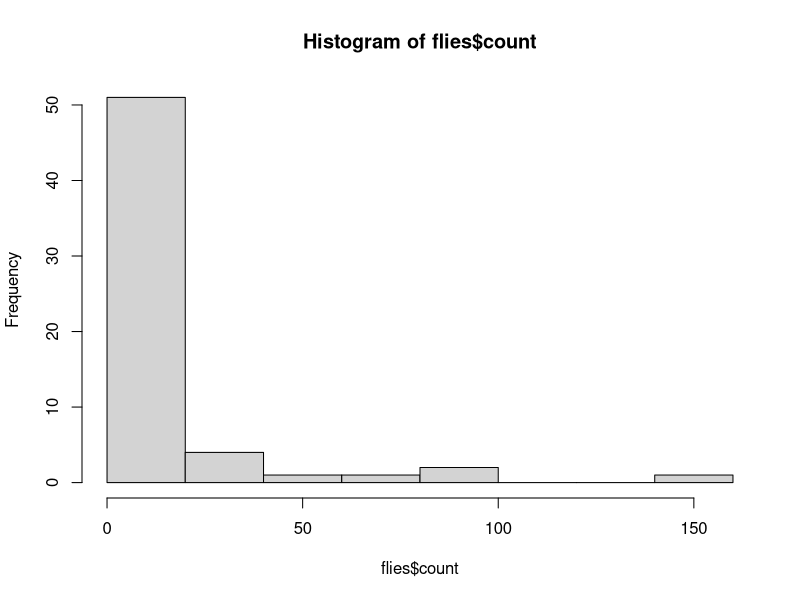
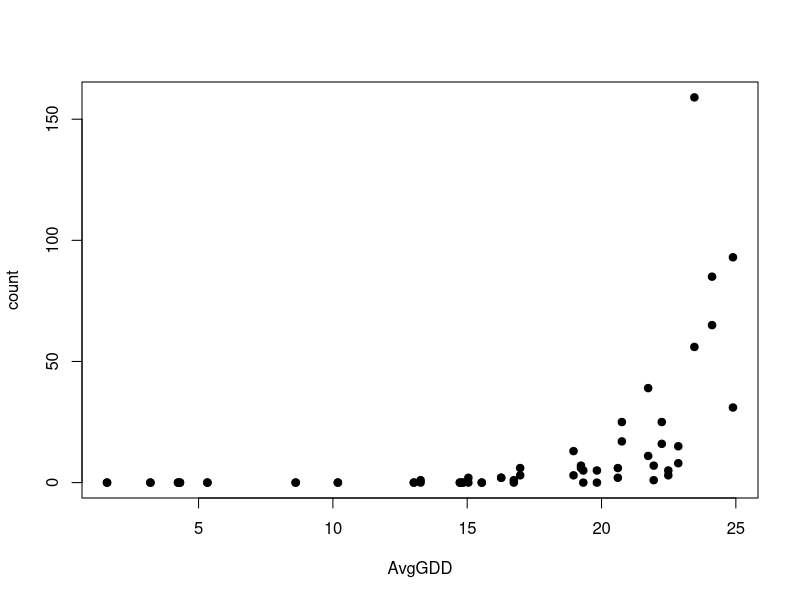
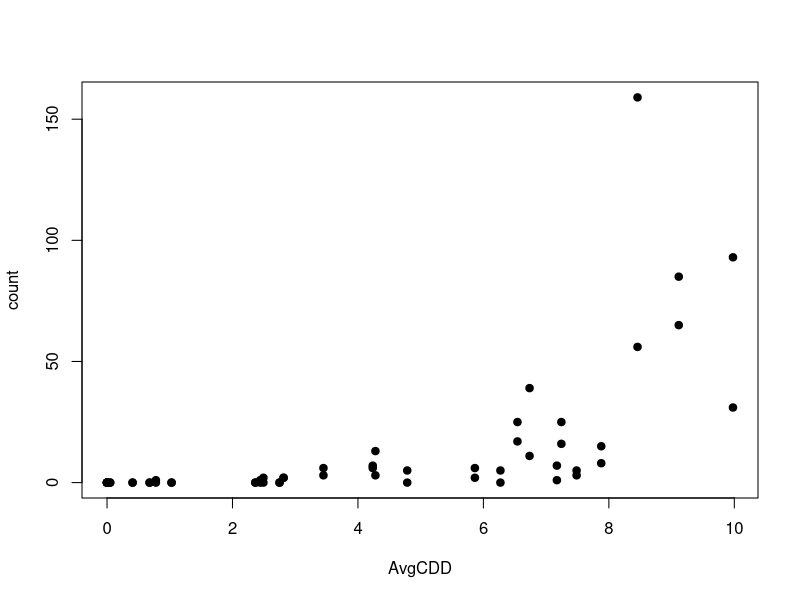
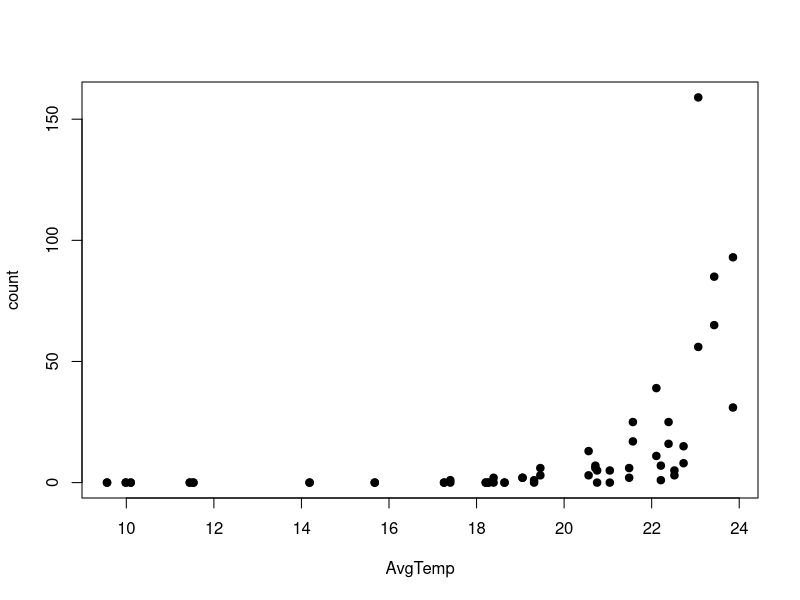
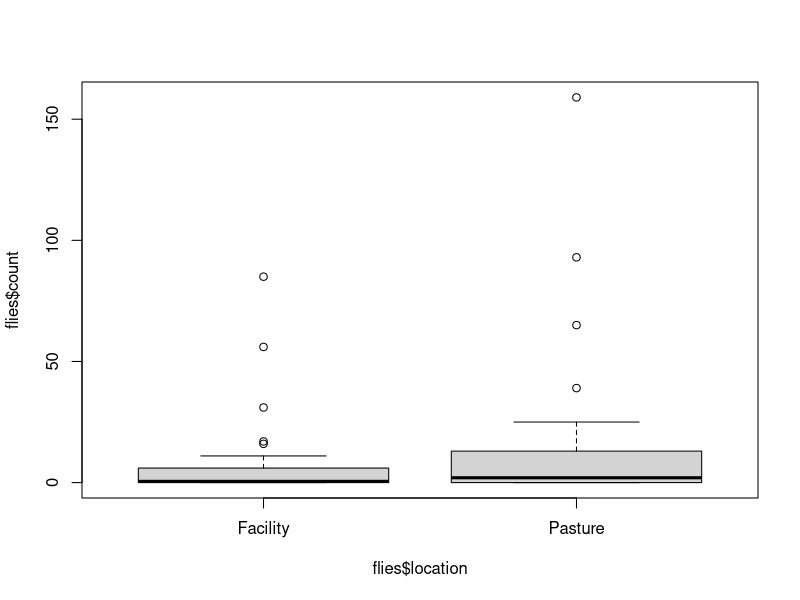
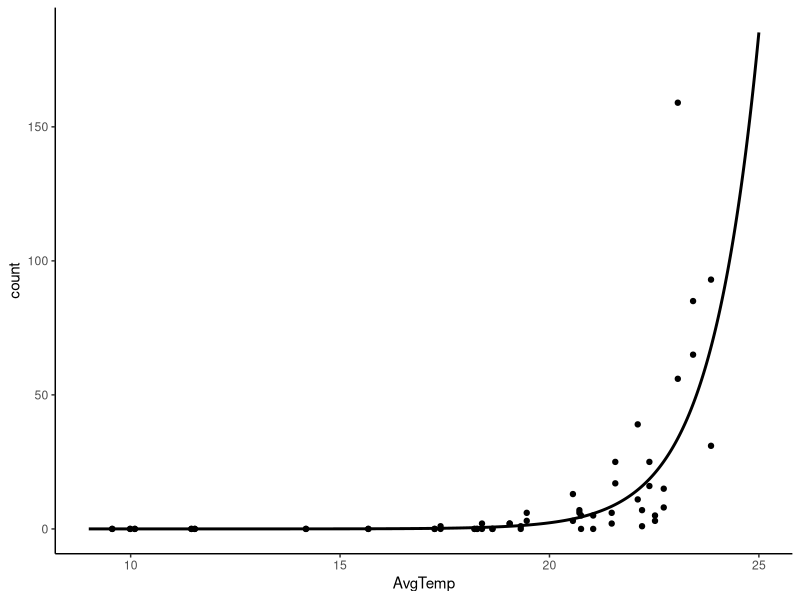
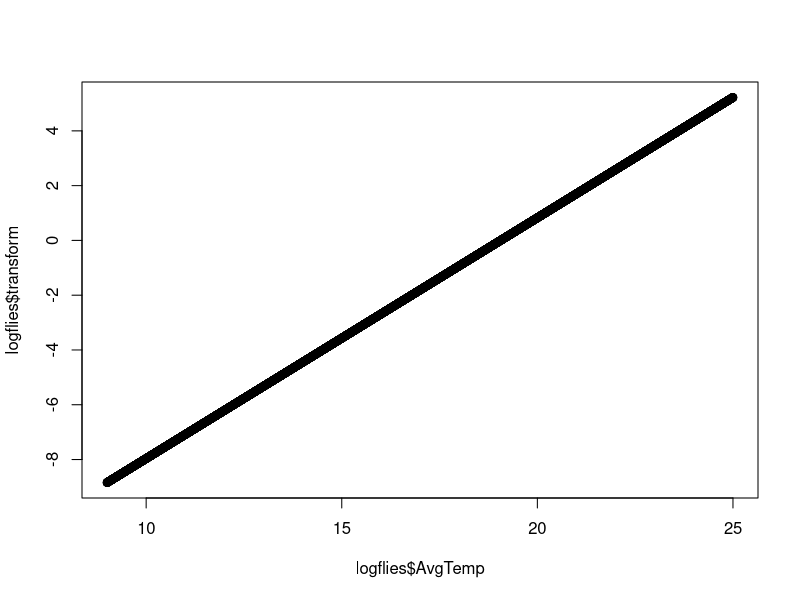

Source code (R) for these figures, in order:

library(readxl)
flies <- read_excel("taban_Collection_Data.xlsx", sheet = "count_data")

View(flies)

#factorize categorical data
flies$rep <- as.factor(flies$rep)
flies$site <- as.factor(flies$site)
flies$location <- as.factor(flies$location)

summary(flies)


library(tidyverse)

#means and sd when grouped by study site
flies %>% group_by(site) %>%
  summarise(meanC = mean(count),
            sdC = sd(count))

#means and sd when grouped by trap placement location
flies %>% group_by(location) %>%
  summarise(meanC = mean(count),
            sdC = sd(count))

flies %>% ungroup()


#histogram of all observations
hist(flies$count)


#plot of count vs temp predictors----

plot(count ~ AvgGDD, data = flies, pch = 19)
plot(count ~ AvgCDD, data = flies, pch = 19)
plot(count ~ AvgTemp, data = flies, pch = 19)



#boxplot of count vs trap placement location
boxplot(flies$count ~ flies$location)

##test models----

fliesGDD_poisson <- glm(formula = count ~ AvgGDD + location, family = poisson(link = "log"),
                        data = flies)
summary(fliesGDD_poisson)

fliesTemp_poisson <- glm(formula = count ~ AvgTemp + location, family = poisson(link = "log"),
                        data = flies)
summary(fliesTemp_poisson)

fliesCDD_poisson <- glm(formula = count ~ AvgCDD + location, family = poisson(link = "log"),
                         data = flies)
summary(fliesCDD_poisson)

#looks like Avg Temperature gives the best AIC here

##should check dispersion----

library(AER)

deviance(fliesTemp_poisson)/fliesTemp_poisson$df.residual

dispersiontest(fliesTemp_poisson)
dispersiontest(fliesGDD_poisson)
dispersiontest(fliesCDD_poisson)

###better fit a NBin model----

library(MASS)

fliesTemp_negbin <- glm.nb(formula = count ~ AvgTemp + location,
                           data = flies)
summary(fliesTemp_negbin)

###and test for zero-inflation----

library(pscl)

fliesTemp_ZINB <- zeroinfl(count ~ AvgTemp + location, data = flies, dist = "negbin")

AIC(fliesTemp_negbin, fliesTemp_ZINB)

#looks like a regular NB fits better

##fitting a NegBin GLMM----

library(lme4)

##need something that can handle NegBin GLMM----


temp_GLMM <- glmer.nb(count ~ AvgTemp + location + (1|site) + (1|rep), data = flies)

CDD_GLMM <- glmer.nb(count ~ AvgCDD + location + (1|site) + (1|rep), data = flies)
GDD_GLMM <- glmer.nb(count ~ AvgGDD + location + (1|site) + (1|rep), data = flies)

AIC(temp_GLMM, GDD_GLMM, CDD_GLMM)

summary(temp_GLMM)


##plotting prediction?----

predict_GLMM <- glmer.nb(count ~ AvgTemp + (1|location) + (1|site) + (1|rep), data = flies)

new_data_GLMM <- data.frame(AvgTemp = seq(9, 25, 0.001))
new_data_GLMM$Predicted_temp_GLMM <- predict(predict_GLMM,
                                                  type = "response",
                                                  newdata = new_data_GLMM,
                                                  re.form = NA)


ggplot(data=flies, mapping = aes(x=AvgTemp, y=count)) +
  geom_point()+theme_classic()+
  geom_line(data=new_data_GLMM,
            aes(x=AvgTemp, y=Predicted_temp_GLMM), linewidth=1)

logflies <- new_data_GLMM
logflies$transform <- log(logflies$Predicted_temp_GLMM)

plot(x = logflies$AvgTemp, y = logflies$transform)
